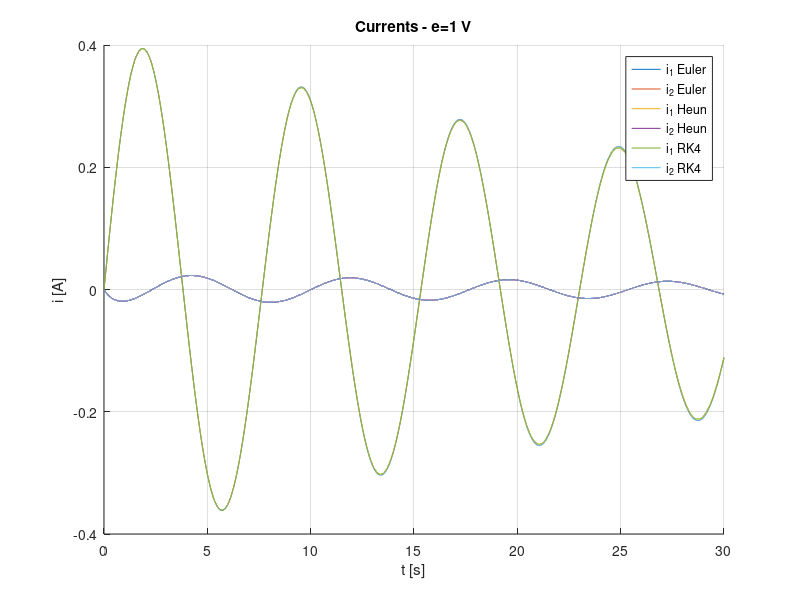
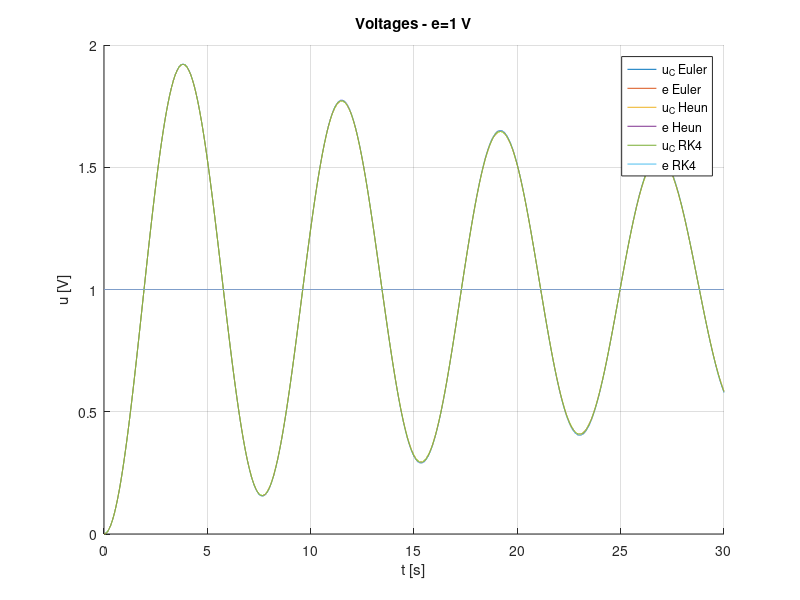
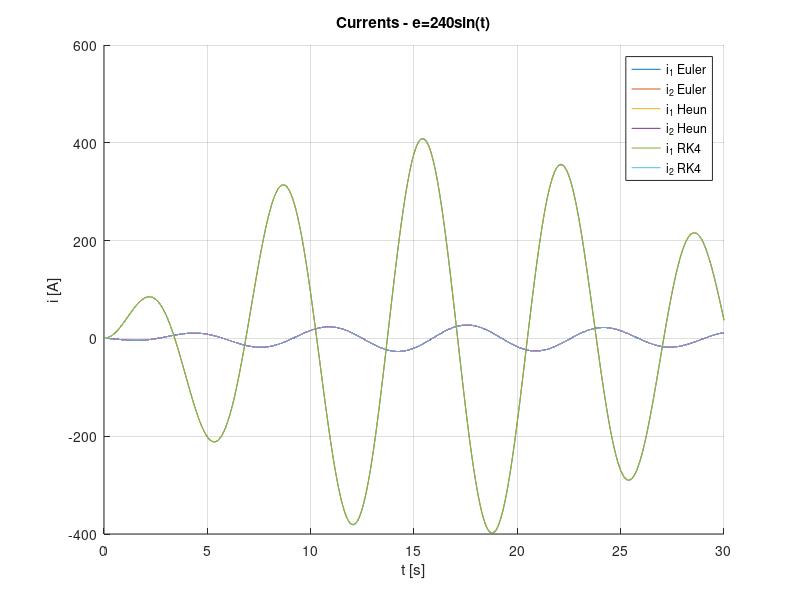
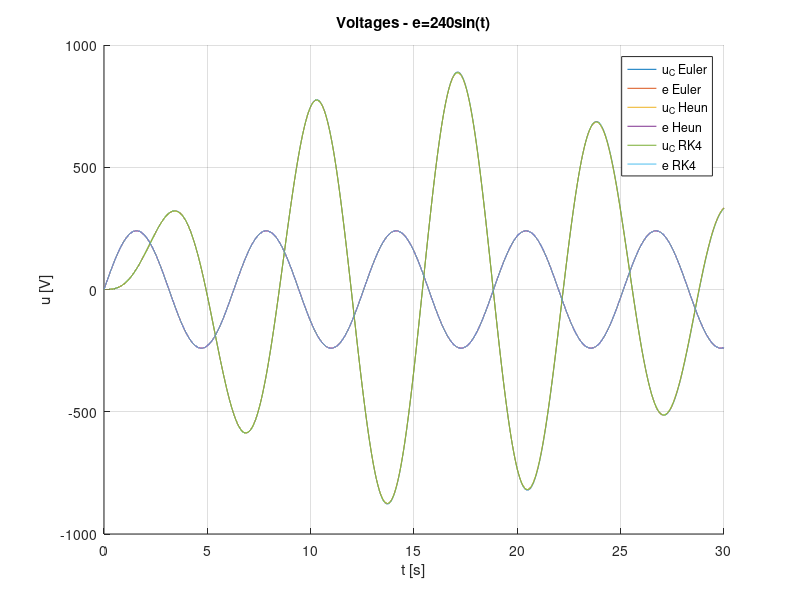

Write the MATLAB code that produced these figures, in order.
function part1
h = 0.001;
t = 0:h:30;
T = 3;
excitations = {ones(1,length(t)), 240*sin(t), 210*sin(2*pi*5*t), ...
               120*sin(2*pi*50*t), 120*(mod(t,T)<T/2)};
mnames = {'Euler','Heun','RK4'};
titles = {'e=1 V','e=240sin(t)','e=210sin(2\pift), f=5 Hz', ...
          'e=120sin(2\pift), f=50 Hz','e=120 square, T=3 s'};
for ex = 1:5
    e = excitations{ex};
    lbl_i = {};
    lbl_v = {};
    figure(2*ex-1); hold on; grid on;
    xlabel('t [s]'); ylabel('i [A]');
    title(['Currents - ' titles{ex}]);
    figure(2*ex);   hold on; grid on;
    xlabel('t [s]'); ylabel('u [V]');
    title(['Voltages - ' titles{ex}]);
    for method = 1:3
        y = zeros(3,length(t));
        for i = 1:length(t)-1
            ei = e(i); en = e(i+1); em = (ei+en)/2;
            k1 = F(t(i),y(:,i),ei);
            if method == 1
                y(:,i+1) = y(:,i) + h*k1;
            elseif method == 2
                k2 = F(t(i+1),y(:,i)+h*k1,en);
                y(:,i+1) = y(:,i) + h*(k1+k2)/2;
            else
                k2 = F(t(i)+h/2,y(:,i)+h/2*k1,em);
                k3 = F(t(i)+h/2,y(:,i)+h/2*k2,em);
                k4 = F(t(i+1),y(:,i)+h*k3,en);
                y(:,i+1) = y(:,i) + h*(k1+2*k2+2*k3+k4)/6;
            end
        end
        figure(2*ex-1);
        plot(t,y(1,:)); plot(t,y(2,:));
        lbl_i{end+1} = ['i_1 ' mnames{method}];
        lbl_i{end+1} = ['i_2 ' mnames{method}];
        figure(2*ex);
        plot(t,y(3,:)); plot(t,e);
        lbl_v{end+1} = ['u_C ' mnames{method}];
        lbl_v{end+1} = ['e ' mnames{method}];
    end
    figure(2*ex-1); legend(lbl_i);
    figure(2*ex);   legend(lbl_v);
end
end

function dy = F(t,y,e)
R1=0.1; R2=10; C=0.5; L1=3; L2=5; M=0.8;
i1=y(1); i2=y(2); uc=y(3);
dy = [1/(L1/M-M/L2)*(-R1/M*i1+R2/L2*i2-1/M*uc+1/M*e)
      1/(M/L1-L2/M)*(-R1/L1*i1+R2/M*i2-1/L1*uc+1/L1*e)
      1/C*i1];
end
